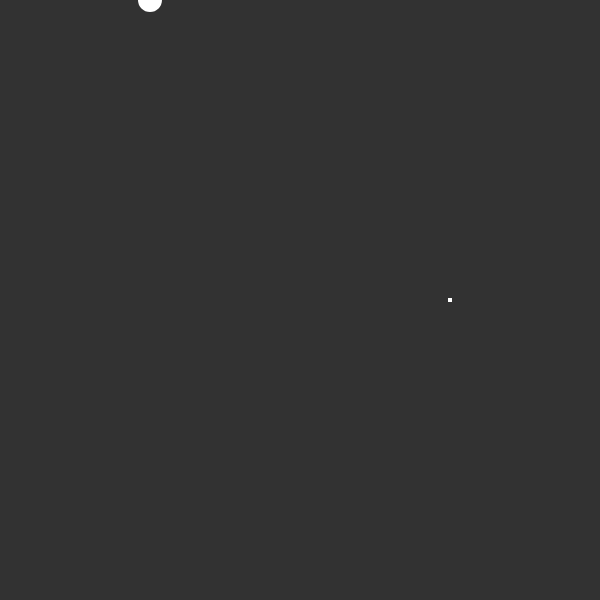
Frame 1 (no input)
Frame 60 (no input): blank canvas, image omitted
Frame 120 (the mouse pressed at the canvas centre since frame 60): blank canvas, image omitted

The p5.js sketch that drew this single still picture (run headless with seeded random() and noise() and a simulated clock; from frame 60 on, the mouse is pressed at the canvas centre):

// p5.js sketch
// ── sketch.js
let circleAnchor;
let angle = 0;

function setup() {
  createCanvas(600, 600);
  // put setup code here
  circleAnchor = createVector(width / 2, height / 2);
}

function draw() {
  // put drawing code here
  background(50);
  stroke(255);

  for (let i = 0; i < TWO_PI; i += 0.01) {
    const r = 150;

    const x = r * cos(angle);
    const y = r * sin(angle);

    push();
    translate(width / 2, height / 2);
    circleAnchor.x = x;
    circleAnchor.y = y;
    strokeWeight(4);
    point(x, y);
    pop();
  }

  push();
  strokeWeight(24);
  point(circleAnchor.x, circleAnchor.y);
  pop();

  strokeWeight(4);
  fill(127);

  vertex(0, 300); // First Control Point
  // ANCHOR, ANCHOR, Control Point

  endShape();
  angle += 0.05;
}
